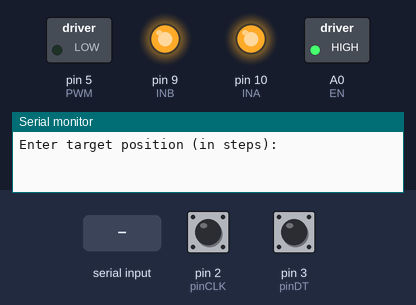
A sketch run on a simulated Arduino Uno, built with avr-gcc and run on an emulated ATmega328P. Shown: switched loads named in the sketch (green lamp = pin HIGH), output pins drawn as LEDs (lit = HIGH), the last lines printed to the serial monitor. The inputs (shaded band) are chosen by the test bench; at power-on: pin 2 (pinCLK) HIGH, pin 3 (pinDT) HIGH.

Above: at 1.2 s.
1.3 s: pin 2 (pinCLK) pulled LOW for 0.15 s
At 2.9 s:
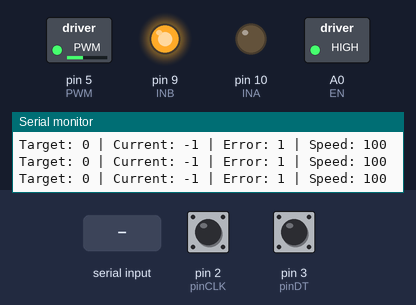
4.4 s: "90,45\n" received over Serial
At 4.97 s:
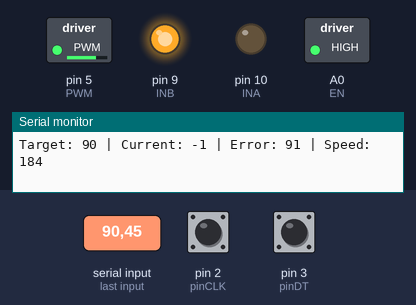
7.4 s: pin 2 (pinCLK) pulled LOW for 1 s
11.4 s: "5\n" received over Serial
14.4 s: pin 2 (pinCLK) pulled LOW for 0.15 s
At 14.8 s:
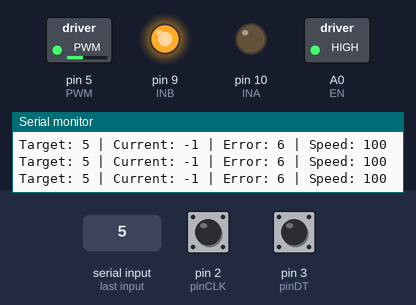
16.0 s: "90\n" received over Serial
At 18.97 s:
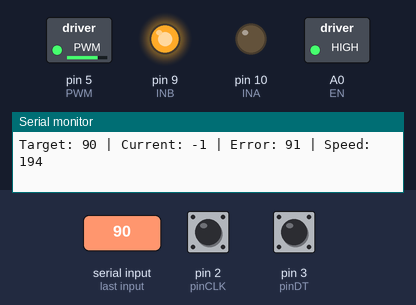
Timing chart, 0 to 20.0 s (numbered marks = the images above; inputs shaded):
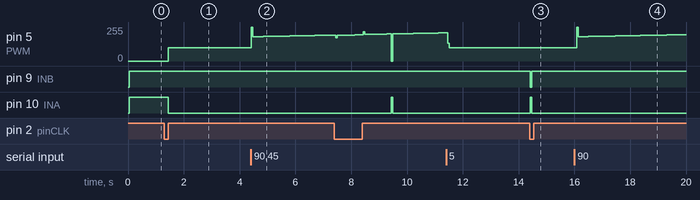

The sketch:

withpid.ino
```cpp
// === Pin Definitions ===
#define INA 10
#define INB 9
#define PWM 5
#define EN A0

#define pinCLK 2
#define pinDT 3

// === Encoder Variables ===
volatile long encoderPos = 0;
volatile int lastCLK = 0;

// === Motor Control Parameters ===
long targetPosition = 0;
const float Kp = 2.0;
const float Ki = 0.05;
const float Kd = 1.0;
const int maxSpeed = 255;
const int minSpeed = 100;

// === PID Variables ===
float integral = 0;
float previousError = 0;

// === Timing ===
unsigned long lastControlTime = 0;
const unsigned long controlInterval = 50; // ms
unsigned long moveStartTime = 0;
const unsigned long moveTimeout = 5000; // ms

void setup() {
  Serial.begin(9600);
  Serial.println("Enter target position (in steps):");

  pinMode(INA, OUTPUT);
  pinMode(INB, OUTPUT);
  pinMode(PWM, OUTPUT);
  pinMode(EN, OUTPUT);
  digitalWrite(EN, HIGH);

  pinMode(pinCLK, INPUT_PULLUP);
  pinMode(pinDT, INPUT_PULLUP);
  attachInterrupt(digitalPinToInterrupt(pinCLK), readEncoder, CHANGE);
}

void loop() {
  if (Serial.available() > 0) {
    targetPosition = Serial.parseInt();
    Serial.readStringUntil('\n'); // Clear buffer
    Serial.print("Target position set to: ");
    Serial.println(targetPosition);
    moveStartTime = millis(); // Reset timer
    integral = 0;             // Reset PID terms
    previousError = 0;
  }

  unsigned long now = millis();
  if (now - lastControlTime >= controlInterval) {
    updateMotor();
    lastControlTime = now;
  }
}

void readEncoder() {
  int clkState = digitalRead(pinCLK);
  int dtState = digitalRead(pinDT);

  if (clkState != lastCLK) {
    if (dtState == clkState) {
      encoderPos--;
    } else {
      encoderPos++;
    }
  }
  lastCLK = clkState;
}

void moveMotor(int direction, int speed) {
  speed = constrain(speed, 0, maxSpeed);

  if (direction == 1) {
    digitalWrite(INA, LOW);
    digitalWrite(INB, HIGH);
  } else if (direction == -1) {
    digitalWrite(INA, HIGH);
    digitalWrite(INB, LOW);
  } else {
    digitalWrite(INA, HIGH);
    digitalWrite(INB, HIGH); // Motor brake
    speed = 0;
  }

  analogWrite(PWM, speed);
}

void updateMotor() {
  static bool motorRunning = false;
  long currentPos;

  noInterrupts();
  currentPos = encoderPos;
  interrupts();

  long error = targetPosition - currentPos;
  float deltaTime = controlInterval / 1000.0;

  // === PID calculation ===
  integral += error * deltaTime;
  float derivative = (error - previousError) / deltaTime;
  float output = Kp * error + Ki * integral + Kd * derivative;
  previousError = error;

  int direction = (output > 0) ? 1 : (output < 0) ? -1 : 0;
  int speed = abs(output);
  if (speed < minSpeed && error != 0) speed = minSpeed;
  if (speed > maxSpeed) speed = maxSpeed;

  unsigned long now = millis();

  if (motorRunning && (now - moveStartTime > moveTimeout)) {
    moveMotor(0, 0);
    Serial.println("⚠️ Timeout: Target not reached.");
    motorRunning = false;
    return;
  }

  if (abs(error) < 1) {
    moveMotor(0, 0);
    if (motorRunning) {
      Serial.println("✅ Target reached.");
      motorRunning = false;
    }
  } else {
    moveMotor(direction, speed);
    if (!motorRunning) {
      moveStartTime = now;
      motorRunning = true;
    }

    // Print debug info only when moving
    Serial.print("Target: ");
    Serial.print(targetPosition);
    Serial.print(" | Current: ");
    Serial.print(currentPos);
    Serial.print(" | Error: ");
    Serial.print(error);
    Serial.print(" | Speed: ");
    Serial.println(speed);
  }
}
```

Measured:
- after the input at 1.3 s, pin 5 (PWM): 0/255 → 100/255 after 0.15 s; pin 10 (INA): HIGH → LOW after 0.15 s
- after the input at 4.4 s, pin 10 (INA): stays LOW (without the input it goes to HIGH after 2.1 s)
- after the input at 14.4 s, pin 9 (INB): HIGH → LOW at once, → HIGH 0.05 s later; pin 10 (INA): LOW → HIGH at once, → LOW 0.05 s later
- after the input at 16.0 s, pin 10 (INA): stays LOW (without the input it goes to HIGH after 0.51 s)
